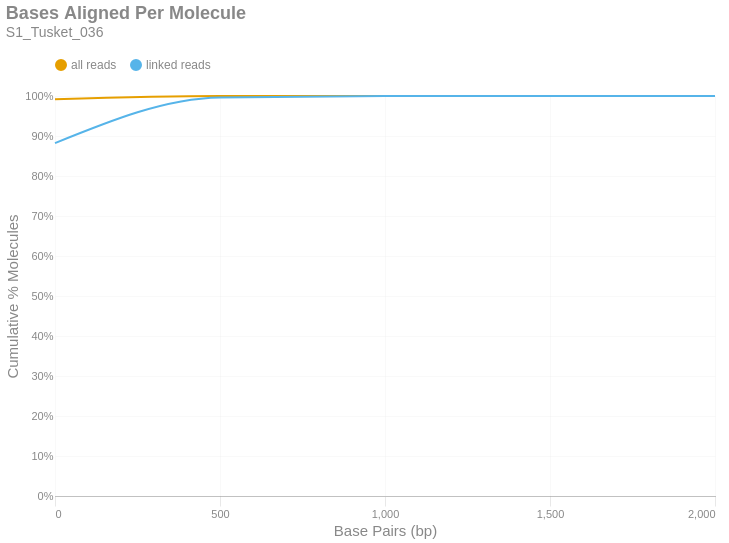

Write notebook code for a chart like this one.
### Markdown cell above
### Bases Aligned Per Molecule
This is a cumulative frequency distribution showing the number of base pairs aligned per unique molecule. These data are shown in 500 bp bins. There are two distributions: one with `all reads` (yellow) and another with only `linked reads` (blue). The percent of molecules in the `linked reads` distribution is relative to the total number of linked molecules.

### Code cell
if SKIPLR:
    print_html(f"Skipped")
else:
    binned_df = consolidated_hist(valids['aligned_bp'], mask, 500, True)
    with SafeRender(binned_df):
        (
            density_plot(binned_df, 'Bases Aligned Per Molecule', samplename, 'basesper')
            .encode(
                x=alt.X('bin:Q', title="Base Pairs (bp)").axis(tickMinStep=500).scale(padding=0),
                y=alt.Y('value:Q', title='Cumulative % Molecules')
                    .axis(format='%')
                    .scale(domain = [0,1])
                    .stack(False),
                color=alt.Color("key:N").scale(domain = ["all reads", "linked reads"]),
                tooltip = [
                    alt.Tooltip("key:N", title = "Data Type"),
                    alt.Tooltip("range_label:N", title="Bases Aligned Per Molecule"),
                    alt.Tooltip("value:Q", format = ".2%", title="% Molecules (Cum.)")
                ]
            )
        ).display()

### Figure 1 — Vega-Lite specification as saved in the notebook (floating-point values rounded to 4 significant figures)
{"width": "container", "height": 400, "config": {"title": {"anchor": "start", "dy": -15, "fontSize": 18, "color": "#888888", "subtitleColor": "#888888", "subtitleFontSize": 14}, "arc": {"fill": "#0072B2"}, "axis": {"domainColor": "#888888", "domainWidth": 0.5, "gridWidth": 0.2, "grid": false, "titleFontWeight": 400, "titleFontSize": 15, "labelFontSize": 11, "labelColor": "#888888", "tickColor": "#888888", "tickWidth": 0.2, "titleColor": "#888888"}, "axisBand": {"grid": false}, "axisX": {"grid": true, "tickSize": 10, "domainCap": "round"}, "axisY": {"domain": false, "grid": true, "tickSize": 0, "domainCap": "round"}, "background": "transparent", "header": {"labelFontSize": 15, "labelColor": "#888888", "titleFontSize": 15, "titleFontWeight": 600, "titleColor": "#888888"}, "legend": {"labelFont": "sans-serif", "labelFontSize": 12, "labelColor": "#888888", "symbolSize": 100, "symbolType": "circle", "titleFontSize": 12, "titlePadding": 10, "titleColor": "#888888", "title": null, "orient": "top"}, "range": {"category": ["#E69F00", "#56B4E9", "#009E73", "#F0E442", "#0072B2", "#D55E00", "#CC79A7", "#000000"], "diverging": ["#cfe8f3", "#a2d4ec", "#73bfe2", "#46abdb", "#1696d2", "#12719e"]}, "area": {"fill": "#0072B2", "fillOpacity": 0.7, "line": true, "strokeOpacity": 0.7}, "line": {"color": "#0072B2", "stroke": "#0072B2", "strokeWidth": 2}, "trail": {"color": "#0072B2", "stroke": "#0072B2", "strokeWidth": 0, "size": 1}, "point": {"filled": true, "fillOpacity": 1.0, "size": 95}, "text": {"color": "#888888", "fontSize": 11, "align": "right", "fontWeight": 400, "size": 11}, "bar": {"fill": "#0072B2", "stroke": null}, "view": {"stroke": null, "continuousWidth": 660, "continuousHeight": 400}}, "data": {"name": "data-477d8e18bb36dd421f9ab25afbd2bced"}, "mark": {"type": "line", "interpolate": "monotone", "point": {"opacity": 0, "size": 275}}, "encoding": {"color": {"field": "key", "scale": {"domain": ["all reads", "linked reads"]}, "type": "nominal"}, "tooltip": [{"field": "key", "title": "Data Type", "type": "nominal"}, {"field": "range_label", "title": "Bases Aligned Per Molecule", "type": "nominal"}, {"field": "value", "format": ".2%", "title": "% Molecules (Cum.)", "type": "quantitative"}], "x": {"axis": {"tickMinStep": 500}, "field": "bin", "scale": {"padding": 0}, "title": "Base Pairs (bp)", "type": "quantitative"}, "y": {"axis": {"format": "%"}, "field": "value", "scale": {"domain": [0, 1]}, "stack": false, "title": "Cumulative % Molecules", "type": "quantitative"}}, "params": [{"name": "param_c36ac31b6afebe62", "select": {"type": "point", "fields": ["key"]}, "bind": "legend"}], "title": {"text": "Bases Aligned Per Molecule", "subtitle": "S1_Tusket_036"}, "transform": [{"fold": ["all reads (cumsum)", "linked reads (cumsum)"]}, {"calculate": "replace(datum.key, ' (cumsum)', '')", "as": "key"}, {"filter": {"param": "param_c36ac31b6afebe62"}}], "usermeta": {"embedOptions": {"downloadFileName": "S1_Tusket_036.basesper"}}, "$schema": "https://vega.github.io/schema/vega-lite/v6.1.0.json", "datasets": {"data-477d8e18bb36dd421f9ab25afbd2bced": [{"bin": "0.0", "interval": "0.0-500.0", "all reads": 0.9916, "linked reads": 0.8822, "all reads (cumsum)": 0.9916, "linked reads (cumsum)": 0.8822, "range_label": "0-499"}, {"bin": "500.0", "interval": "500.0-1000.0", "all reads": 0.008166, "linked reads": 0.1141, "all reads (cumsum)": 0.9997, "linked reads (cumsum)": 0.9963, "range_label": "500-999"}, {"bin": "1000.0", "interval": "1000.0-1500.0", "all reads": 0.0002468, "linked reads": 0.003449, "all reads (cumsum)": 1.0, "linked reads (cumsum)": 0.9998, "range_label": "1000-1499"}, {"bin": "1500.0", "interval": "1500.0-2000.0", "all reads": 1.401e-05, "linked reads": 0.0001996, "all reads (cumsum)": 1.0, "linked reads (cumsum)": 1.0, "range_label": "1500-1999"}, {"bin": "2000.0", "interval": "2000.0-2500.0", "all reads": 3.03e-06, "linked reads": 4.497e-05, "all reads (cumsum)": 1.0, "linked reads (cumsum)": 1.0, "range_label": "2000-2499"}]}}
